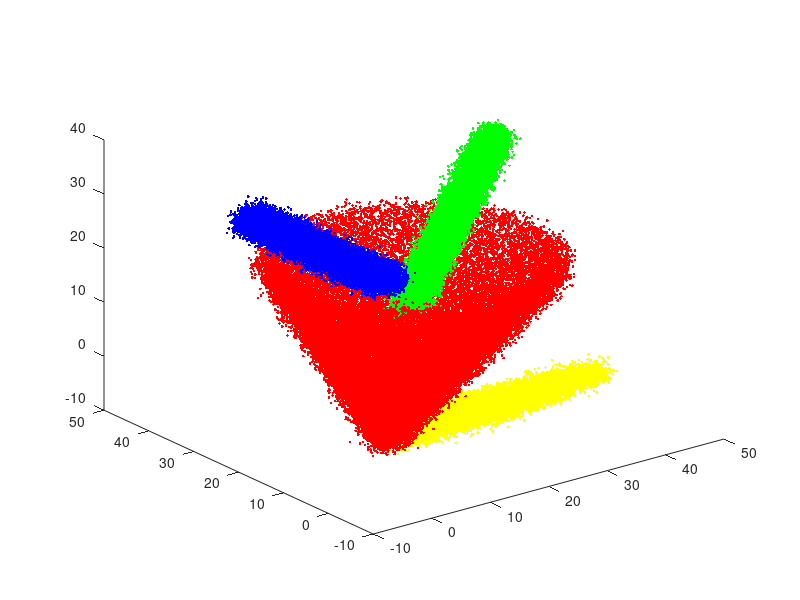

Reproduce this figure in MATLAB.
mu = zeros(3,1);
DATA.Coordinate = zeros(200000 , 3);
DATA.Time = reshape(ones(1000,1)*(1:200),200000,1);
DATA.Natural_Cluster_Name = repmat([ones(1,3000),2*ones(1,3000),3*ones(1,3000),4*ones(1,1000)],1,20);
for time = 1 : 20
    for i = 1 : 60
        x = (21-time)*sin(i*pi/30)+21-time;
        y = (21-time)*cos(i*pi/30)+21-time;
        z = 21-time;
        mu(:,i+(time-1)*200) = [x y z];
    end;
    for j = 1 : 60
        x = j/2+15;
        y = j/3+15;
        z = j/4+15;
    mu(:,60+j+(time-1)*200) = [x y z];
    end
    for k = 1 : 60
        x = sin(k);
        y = k/2;
        z = 30;
        mu(:,120+k+(time-1)*200) = [x y z];
    end
    for i = 1 : 20
        x = i+time;
        y = sqrt(i);
        z = 0;
        mu(:,180+i+(time-1)*200) = [x y z];
    end
end
mu = mu';

for i = 1 : 4000
    MU = mu(i,:) ;
    SIGMA = [1 0 0 ; 0 1 0 ; 0 0 1] ;
    DATA.Coordinate( (i*50 - 49): (i*50), :) = mvnrnd(MU,SIGMA,50);
end
for i = 1:20
    index = (i-1)*10000 + randperm(10000);
    ind_old = ((i-1)*10000+1):(i*10000);
    DATA.Coordinate(ind_old , :) = DATA.Coordinate(index , :);
    DATA.Natural_Cluster_Name(ind_old) = DATA.Natural_Cluster_Name(index);
end
DATA.Natural_Cluster_Name = DATA.Natural_Cluster_Name';
figure(1);
ind1 = find(DATA.Natural_Cluster_Name == 1);
ind2 = find(DATA.Natural_Cluster_Name == 2);
ind3 = find(DATA.Natural_Cluster_Name == 3);
ind4 = find(DATA.Natural_Cluster_Name == 4);
plot3(DATA.Coordinate(ind1,1),DATA.Coordinate(ind1,2),DATA.Coordinate(ind1,3),'r.',DATA.Coordinate(ind2,1),DATA.Coordinate(ind2,2),DATA.Coordinate(ind2,3),'g.',DATA.Coordinate(ind3,1),DATA.Coordinate(ind3,2),DATA.Coordinate(ind3,3),'b.',DATA.Coordinate(ind4,1),DATA.Coordinate(ind4,2),DATA.Coordinate(ind4,3),'y.'); 

